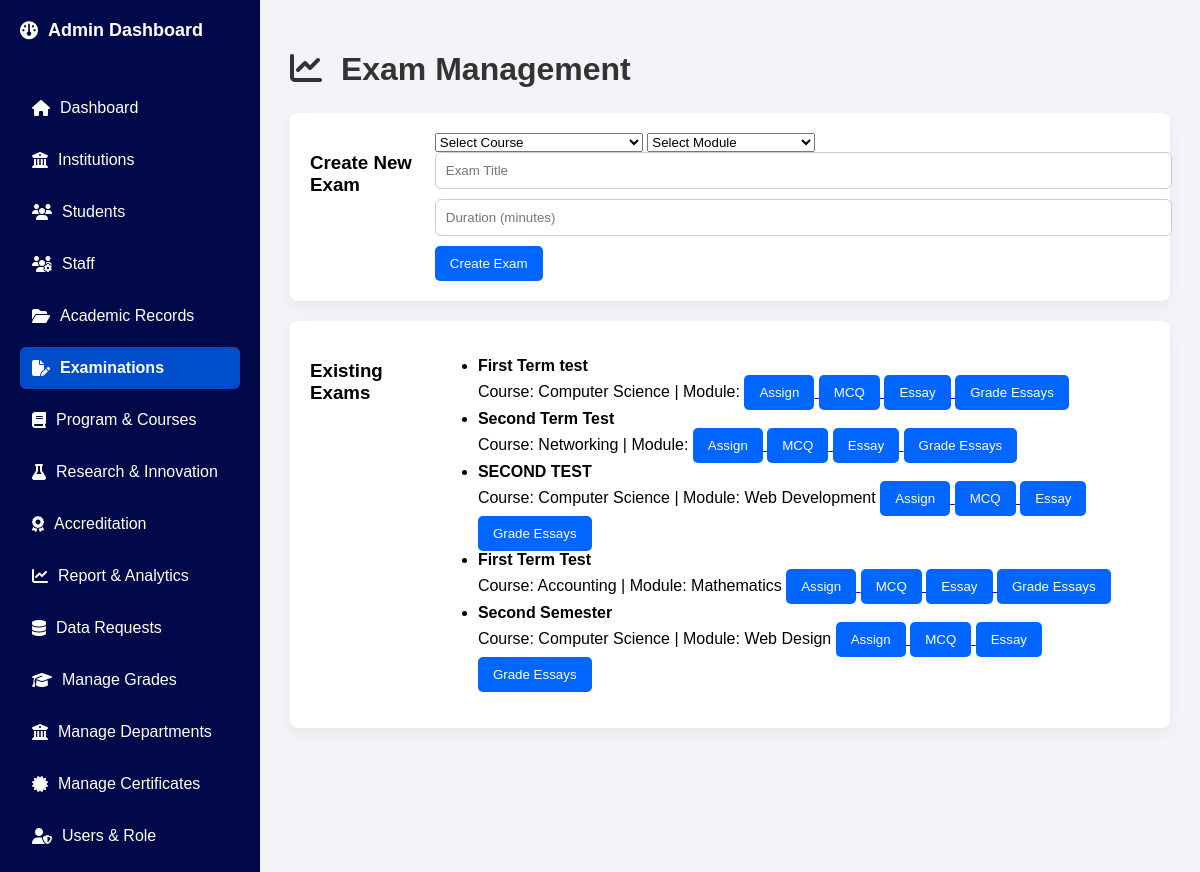
The page /manage_exams/ (signed in) on the database its author committed.
### Academic_Data_Identity_System/models.py (models this page shows, shortened)
class Exam(models.Model):
    course = models.ForeignKey(Course, on_delete=models.CASCADE)
    title = models.CharField(max_length=200)
    duration = models.IntegerField(help_text="Duration in minutes")
    created_at = models.DateTimeField(auto_now_add=True)
    module = models.ForeignKey(Module, on_delete=models.CASCADE, null=True, blank=True)

class Course(models.Model):
    institution = models.ForeignKey(Institution, on_delete=models.CASCADE, null=True, blank=True)
    name = models.CharField(max_length=100)
    code = models.CharField(max_length=20, unique=True)
    credits = models.IntegerField(null=True)

class Module(models.Model):
    course = models.ForeignKey(Course, on_delete=models.CASCADE, related_name="modules")
    name = models.CharField(max_length=100)
    code = models.CharField(max_length=20)

### Academic_Data_Identity_System/views.py (the view, shortened to what this page needs)
# urls.py: path('manage_exams/', views.manage_exams, name='manage_exams'),
@login_required
def manage_exams(request):
    courses = Course.objects.prefetch_related("modules").all()
    exams = Exam.objects.select_related("course", "module").all()
    return render(request, "manage_exams.html", {
        "courses": courses,
        "exams": exams
    })

### templates/manage_exams.html (shortened to what this page needs)
<!DOCTYPE html>
<html lang="en">
<head>
{% load static %}
<link rel="stylesheet" href="{% static 'style.css' %}">
<link rel="stylesheet" href="https://cdnjs.cloudflare.com/ajax/libs/font-awesome/6.5.0/css/all.min.css">
</head>
<body>
<div class="dashboard-container">
    <aside class="sidebar">
        <div class="logo"><i class="fa-solid fa-gauge"></i>Admin Dashboard</div>
        <ul>
            <li>
                <a href="{% url 'admin_dashboard' %}">
                    <i class="fa-solid fa-house"></i> Dashboard
                </a>
            </li>
            <li>
                <a href="{% url 'manage_institutions' %}">
                    <i class="fa-solid fa-building-columns"></i> Institutions
                </a>
            </li>
            <li>
                <a href="{% url 'manage_student' %}">
                    <i class="fa-solid fa-users"></i> Students
                </a>
            </li>
             <li>
                <a href="{% url 'manage_staff' %}">
                    <i class="fa-solid fa-users-gear"></i> Staff
                </a>
            </li>
            <li>
    <a href="{% url 'academic_records' %}">
        <i class="fa-solid fa-folder-open"></i> Academic Records
    </a>
</li>
<li class="active">
                <a href="{% url 'manage_exams' %}">
                    <i class="fa-solid fa-file-pen"></i> Examinations
                </a>
            </li>
            <li>
                <a href="{% url 'manage_courses' %}">
                    <i class="fa-solid fa-book"></i> Program & Courses
                </a>
            </li>
            <li>
    <a href="{% url 'research' %}">
        <i class="fa-solid fa-flask"></i> Research & Innovation
    </a>
</li>
<li>
    <a href="{% url 'accreditation' %}">
       <i class="fa-solid fa-award"></i> Accreditation
    </a>
</li>
<li>
    <a href="{% url 'analytics' %}">
        <i class="fa-solid fa-chart-line"></i> Report & Analytics
    </a>
</li>
<li>
    <a href="{% url 'data_requests' %}">
        <i class="fa-solid fa-database"></i> Data Requests
    </a>
</li>
            <li>
                <a href="{% url 'manage_grades' %}">
                    <i class="fa-solid fa-graduation-cap"></i> Manage Grades
                </a>
            </li>
            <li>
                <a href="{% url 'manage_departments' %}">
                    <i class="fa-solid fa-building-columns"></i> Manage Departments
                </a>
            </li>
            <li>
                <a href="{% url 'manage_certificates' %}">
                    <i class="fa-solid fa-certificate"></i> Manage Certificates
                </a>
            </li>
<li>
    <a href="{% url 'assign_role' user.id %}">
        <i class="fa-solid fa-user-shield"></i> Users & Role
    </a>
</li>
        </ul>
    </aside>
    <main class="main-content">
        <h1><i class="fa-solid fa-chart-line"></i> Exam Management</h1>
        <div class="card">
            <h3>Create New Exam</h3>
            <form method="POST">
                <select name="course" id="course" onchange="filterModules()" required>
                    <option value="">Select Course</option>
                </select>
                <select name="module" id="module" required>
                    <option value="">Select Module</option>
                </select>
                <input type="text" name="title" placeholder="Exam Title" required>
                <input type="number" name="duration" placeholder="Duration (minutes)" required>
                <button type="submit">Create Exam</button>
            </form>
        </div>
        <div class="card">
            <h3>Existing Exams</h3>
            <ul>
                {% for exam in exams %}
                <li>
                    <strong>{{ exam.title }}</strong>
                    <br>
                    Course: {{ exam.course.name }} |
                    Module: {{ exam.module.name }}
                    <a href="{% url 'assign_exam' exam.id %}">
                        <button>Assign</button>
                    </a>
                    <a href="{% url 'add_mcq' exam.id %}">
                        <button>MCQ</button>
                    </a>
                    <a href="{% url 'add_essay' exam.id %}">
                        <button>Essay</button>
                    </a>
                    <a href="{% url 'grade_essays' exam.id %}">
            <button>Grade Essays</button>
        </a>
                </li>
                {% empty %}
                <li>No exams yet</li>
                {% endfor %}
            </ul>
        </div>
    </main>
</div>
</body>
</html>

### static/style.css (style rules this page uses)
body { font-family: Arial, sans-serif; background: #f2f4f8; margin:0; padding:0; }
.dashboard-container { display:flex; min-height:100vh; }
.sidebar { width:220px; background: #02094a; color:white; padding:20px; display:flex; flex-direction:column; }
.sidebar .logo { font-size:18px; font-weight:bold; margin-bottom:30px; }
.sidebar ul { list-style:none; padding:0; }
.sidebar ul li { margin-bottom:10px; border-radius:6px; }
.sidebar ul li a { color:white; text-decoration:none; display:block; padding:12px; }
.sidebar ul li.active a { font-weight:bold; background:#004dcc; border-radius:6px; }
.main-content { flex:1; padding:30px; background:#f2f4f8; overflow-y:auto; }
h1 { color:#333; margin-bottom:25px; }
.card { display: flex; background:white; padding:20px; border-radius:8px; box-shadow:0 5px 15px rgba(0,0,0,0.05); margin-bottom:20px; }
input[type="text"], input[type="email"], input[type="number"] { width:100%; padding:10px; border-radius:6px; border:1px solid #ccc; margin-bottom:10px; }
button { padding:10px 15px; border:none; border-radius:5px; background:#0066ff; color:white; cursor:pointer; }
.sidebar ul li a { display: flex; align-items: center; gap: 10px; font-size: 16px; }
.sidebar .logo { display: flex; align-items: center; gap: 10px; }
.main-content h1 i, .card h3 i { margin-right: 10px; }

### rows shown on the page
Exam: title "First Term test", course.name "Computer Science"
Exam: title "Second Term Test", course.name "Networking"
Exam: title "SECOND TEST", course.name "Computer Science", module.name "Web Development"
Exam: title "First Term Test", course.name "Accounting", module.name "Mathematics"
Exam: title "Second Semester", course.name "Computer Science", module.name "Web Design"
